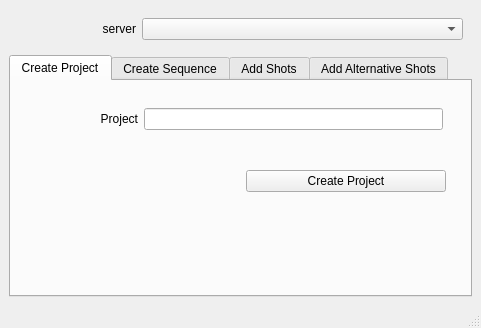
<?xml version="1.0" encoding="UTF-8"?>
<ui version="4.0">
 <class>MainWindow</class>
 <widget class="QMainWindow" name="MainWindow">
  <property name="windowModality">
   <enum>Qt::WindowModal</enum>
  </property>
  <property name="geometry">
   <rect>
    <x>0</x>
    <y>0</y>
    <width>481</width>
    <height>328</height>
   </rect>
  </property>
  <property name="sizePolicy">
   <sizepolicy hsizetype="Preferred" vsizetype="Preferred">
    <horstretch>1</horstretch>
    <verstretch>1</verstretch>
   </sizepolicy>
  </property>
  <property name="windowTitle">
   <string>Project Manager</string>
  </property>
  <widget class="QWidget" name="centralwidget">
   <property name="sizePolicy">
    <sizepolicy hsizetype="Preferred" vsizetype="Preferred">
     <horstretch>1</horstretch>
     <verstretch>1</verstretch>
    </sizepolicy>
   </property>
   <layout class="QVBoxLayout" name="verticalLayout_5">
    <item>
     <widget class="QWidget" name="horizontalWidget" native="true">
      <property name="sizePolicy">
       <sizepolicy hsizetype="Preferred" vsizetype="Preferred">
        <horstretch>1</horstretch>
        <verstretch>0</verstretch>
       </sizepolicy>
      </property>
      <layout class="QHBoxLayout" name="horizontalLayout_13" stretch="0,1">
       <item>
        <widget class="QLabel" name="servers_label">
         <property name="minimumSize">
          <size>
           <width>118</width>
           <height>0</height>
          </size>
         </property>
         <property name="text">
          <string>server</string>
         </property>
         <property name="alignment">
          <set>Qt::AlignRight|Qt::AlignTrailing|Qt::AlignVCenter</set>
         </property>
        </widget>
       </item>
       <item>
        <widget class="QComboBox" name="servers_comboBox">
         <property name="sizePolicy">
          <sizepolicy hsizetype="Preferred" vsizetype="Fixed">
           <horstretch>1</horstretch>
           <verstretch>0</verstretch>
          </sizepolicy>
         </property>
        </widget>
       </item>
      </layout>
     </widget>
    </item>
    <item>
     <widget class="QTabWidget" name="tabWidget">
      <property name="enabled">
       <bool>true</bool>
      </property>
      <property name="sizePolicy">
       <sizepolicy hsizetype="Preferred" vsizetype="Preferred">
        <horstretch>1</horstretch>
        <verstretch>1</verstretch>
       </sizepolicy>
      </property>
      <property name="currentIndex">
       <number>0</number>
      </property>
      <widget class="QWidget" name="createProjectTab">
       <property name="sizePolicy">
        <sizepolicy hsizetype="Preferred" vsizetype="Preferred">
         <horstretch>1</horstretch>
         <verstretch>1</verstretch>
        </sizepolicy>
       </property>
       <attribute name="title">
        <string>Create Project</string>
       </attribute>
       <layout class="QHBoxLayout" name="horizontalLayout_2">
        <item>
         <widget class="QWidget" name="verticalWidget" native="true">
          <property name="sizePolicy">
           <sizepolicy hsizetype="Preferred" vsizetype="Preferred">
            <horstretch>1</horstretch>
            <verstretch>1</verstretch>
           </sizepolicy>
          </property>
          <property name="minimumSize">
           <size>
            <width>50</width>
            <height>0</height>
           </size>
          </property>
          <layout class="QVBoxLayout" name="verticalLayout" stretch="0,0,1">
           <property name="margin">
            <number>6</number>
           </property>
           <item>
            <widget class="QWidget" name="horizontalWidget" native="true">
             <layout class="QHBoxLayout" name="horizontalLayout">
              <property name="margin">
               <number>6</number>
              </property>
              <item>
               <widget class="QWidget" name="gridWidget" native="true">
                <property name="sizePolicy">
                 <sizepolicy hsizetype="Preferred" vsizetype="Preferred">
                  <horstretch>1</horstretch>
                  <verstretch>1</verstretch>
                 </sizepolicy>
                </property>
                <property name="minimumSize">
                 <size>
                  <width>100</width>
                  <height>0</height>
                 </size>
                </property>
                <layout class="QGridLayout" name="gridLayout" columnminimumwidth="100,0">
                 <property name="margin">
                  <number>6</number>
                 </property>
                 <item row="0" column="0">
                  <widget class="QLabel" name="project_label1">
                   <property name="minimumSize">
                    <size>
                     <width>100</width>
                     <height>0</height>
                    </size>
                   </property>
                   <property name="text">
                    <string>Project</string>
                   </property>
                   <property name="alignment">
                    <set>Qt::AlignRight|Qt::AlignTrailing|Qt::AlignVCenter</set>
                   </property>
                  </widget>
                 </item>
                 <item row="0" column="1">
                  <widget class="QLineEdit" name="project_lineEdit1"/>
                 </item>
                </layout>
               </widget>
              </item>
             </layout>
            </widget>
           </item>
           <item>
            <widget class="QWidget" name="horizontalWidget" native="true">
             <property name="sizePolicy">
              <sizepolicy hsizetype="Preferred" vsizetype="Preferred">
               <horstretch>1</horstretch>
               <verstretch>1</verstretch>
              </sizepolicy>
             </property>
             <property name="minimumSize">
              <size>
               <width>0</width>
               <height>0</height>
              </size>
             </property>
             <layout class="QHBoxLayout" name="horizontalLayout_6" stretch="1,0">
              <item>
               <spacer name="horizontalSpacer">
                <property name="orientation">
                 <enum>Qt::Horizontal</enum>
                </property>
                <property name="sizeHint" stdset="0">
                 <size>
                  <width>40</width>
                  <height>20</height>
                 </size>
                </property>
               </spacer>
              </item>
              <item>
               <widget class="QPushButton" name="createProject_pushButton">
                <property name="minimumSize">
                 <size>
                  <width>200</width>
                  <height>0</height>
                 </size>
                </property>
                <property name="text">
                 <string>Create Project</string>
                </property>
               </widget>
              </item>
             </layout>
            </widget>
           </item>
           <item>
            <spacer name="verticalSpacer_2">
             <property name="orientation">
              <enum>Qt::Vertical</enum>
             </property>
             <property name="sizeHint" stdset="0">
              <size>
               <width>20</width>
               <height>40</height>
              </size>
             </property>
            </spacer>
           </item>
          </layout>
         </widget>
        </item>
       </layout>
      </widget>
      <widget class="QWidget" name="createSequenceTab">
       <property name="sizePolicy">
        <sizepolicy hsizetype="Preferred" vsizetype="Preferred">
         <horstretch>1</horstretch>
         <verstretch>1</verstretch>
        </sizepolicy>
       </property>
       <attribute name="title">
        <string>Create Sequence</string>
       </attribute>
       <layout class="QHBoxLayout" name="horizontalLayout_5">
        <item>
         <widget class="QWidget" name="verticalWidget_2" native="true">
          <property name="sizePolicy">
           <sizepolicy hsizetype="Preferred" vsizetype="Preferred">
            <horstretch>1</horstretch>
            <verstretch>1</verstretch>
           </sizepolicy>
          </property>
          <layout class="QVBoxLayout" name="verticalLayout_3" stretch="0,0,1">
           <item>
            <widget class="QWidget" name="horizontalWidget_2" native="true">
             <property name="sizePolicy">
              <sizepolicy hsizetype="Preferred" vsizetype="Preferred">
               <horstretch>1</horstretch>
               <verstretch>1</verstretch>
              </sizepolicy>
             </property>
             <layout class="QHBoxLayout" name="horizontalLayout_4">
              <item>
               <widget class="QWidget" name="gridWidget_2" native="true">
                <property name="sizePolicy">
                 <sizepolicy hsizetype="Preferred" vsizetype="Preferred">
                  <horstretch>1</horstretch>
                  <verstretch>1</verstretch>
                 </sizepolicy>
                </property>
                <layout class="QGridLayout" name="gridLayout_3" columnstretch="0,1" columnminimumwidth="100,0">
                 <item row="0" column="0">
                  <widget class="QLabel" name="project_label2">
                   <property name="text">
                    <string>Project</string>
                   </property>
                   <property name="alignment">
                    <set>Qt::AlignRight|Qt::AlignTrailing|Qt::AlignVCenter</set>
                   </property>
                  </widget>
                 </item>
                 <item row="0" column="1">
                  <widget class="QComboBox" name="project_comboBox2"/>
                 </item>
                 <item row="1" column="0">
                  <widget class="QLabel" name="sequence_label2">
                   <property name="text">
                    <string>Sequence</string>
                   </property>
                   <property name="alignment">
                    <set>Qt::AlignRight|Qt::AlignTrailing|Qt::AlignVCenter</set>
                   </property>
                  </widget>
                 </item>
                 <item row="1" column="1">
                  <widget class="QLineEdit" name="sequence_lineEdit2"/>
                 </item>
                 <item row="2" column="0">
                  <widget class="QLabel" name="shotRange_label2">
                   <property name="text">
                    <string>Shot Range</string>
                   </property>
                   <property name="alignment">
                    <set>Qt::AlignRight|Qt::AlignTrailing|Qt::AlignVCenter</set>
                   </property>
                  </widget>
                 </item>
                 <item row="2" column="1">
                  <widget class="QLineEdit" name="shotRange_lineEdit2"/>
                 </item>
                </layout>
               </widget>
              </item>
             </layout>
            </widget>
           </item>
           <item>
            <widget class="QWidget" name="horizontalWidget" native="true">
             <property name="sizePolicy">
              <sizepolicy hsizetype="Preferred" vsizetype="Preferred">
               <horstretch>1</horstretch>
               <verstretch>1</verstretch>
              </sizepolicy>
             </property>
             <layout class="QHBoxLayout" name="horizontalLayout_7" stretch="1,0">
              <item>
               <spacer name="horizontalSpacer_2">
                <property name="orientation">
                 <enum>Qt::Horizontal</enum>
                </property>
                <property name="sizeHint" stdset="0">
                 <size>
                  <width>40</width>
                  <height>20</height>
                 </size>
                </property>
               </spacer>
              </item>
              <item>
               <widget class="QPushButton" name="createSequence_pushButton">
                <property name="minimumSize">
                 <size>
                  <width>200</width>
                  <height>0</height>
                 </size>
                </property>
                <property name="text">
                 <string>Create Sequence</string>
                </property>
               </widget>
              </item>
             </layout>
            </widget>
           </item>
           <item>
            <spacer name="verticalSpacer_4">
             <property name="orientation">
              <enum>Qt::Vertical</enum>
             </property>
             <property name="sizeHint" stdset="0">
              <size>
               <width>20</width>
               <height>40</height>
              </size>
             </property>
            </spacer>
           </item>
          </layout>
         </widget>
        </item>
       </layout>
      </widget>
      <widget class="QWidget" name="addShotsTab">
       <property name="sizePolicy">
        <sizepolicy hsizetype="Preferred" vsizetype="Preferred">
         <horstretch>1</horstretch>
         <verstretch>1</verstretch>
        </sizepolicy>
       </property>
       <attribute name="title">
        <string>Add Shots</string>
       </attribute>
       <layout class="QHBoxLayout" name="horizontalLayout_3">
        <item>
         <widget class="QWidget" name="verticalWidget_3" native="true">
          <property name="sizePolicy">
           <sizepolicy hsizetype="Preferred" vsizetype="Preferred">
            <horstretch>1</horstretch>
            <verstretch>1</verstretch>
           </sizepolicy>
          </property>
          <layout class="QVBoxLayout" name="verticalLayout_4" stretch="0,0,1">
           <item>
            <widget class="QWidget" name="horizontalWidget_4" native="true">
             <property name="sizePolicy">
              <sizepolicy hsizetype="Preferred" vsizetype="Preferred">
               <horstretch>1</horstretch>
               <verstretch>1</verstretch>
              </sizepolicy>
             </property>
             <layout class="QHBoxLayout" name="horizontalLayout_8">
              <item>
               <widget class="QWidget" name="gridWidget_3" native="true">
                <property name="sizePolicy">
                 <sizepolicy hsizetype="Preferred" vsizetype="Preferred">
                  <horstretch>1</horstretch>
                  <verstretch>1</verstretch>
                 </sizepolicy>
                </property>
                <layout class="QGridLayout" name="gridLayout_4" columnstretch="0,1" columnminimumwidth="100,0">
                 <item row="0" column="0">
                  <widget class="QLabel" name="project_label3">
                   <property name="text">
                    <string>Project</string>
                   </property>
                   <property name="alignment">
                    <set>Qt::AlignRight|Qt::AlignTrailing|Qt::AlignVCenter</set>
                   </property>
                  </widget>
                 </item>
                 <item row="0" column="1">
                  <widget class="QComboBox" name="project_comboBox3"/>
                 </item>
                 <item row="1" column="0">
                  <widget class="QLabel" name="sequence_label3">
                   <property name="text">
                    <string>Sequence</string>
                   </property>
                   <property name="alignment">
                    <set>Qt::AlignRight|Qt::AlignTrailing|Qt::AlignVCenter</set>
                   </property>
                  </widget>
                 </item>
                 <item row="2" column="0">
                  <widget class="QLabel" name="shotRange_label3">
                   <property name="text">
                    <string>Shot Range</string>
                   </property>
                   <property name="alignment">
                    <set>Qt::AlignRight|Qt::AlignTrailing|Qt::AlignVCenter</set>
                   </property>
                  </widget>
                 </item>
                 <item row="2" column="1">
                  <widget class="QLineEdit" name="shotRange_lineEdit3"/>
                 </item>
                 <item row="1" column="1">
                  <widget class="QComboBox" name="sequence_comboBox3"/>
                 </item>
                </layout>
               </widget>
              </item>
             </layout>
            </widget>
           </item>
           <item>
            <widget class="QWidget" name="horizontalWidget_3" native="true">
             <property name="sizePolicy">
              <sizepolicy hsizetype="Preferred" vsizetype="Preferred">
               <horstretch>1</horstretch>
               <verstretch>1</verstretch>
              </sizepolicy>
             </property>
             <property name="minimumSize">
              <size>
               <width>0</width>
               <height>0</height>
              </size>
             </property>
             <layout class="QHBoxLayout" name="horizontalLayout_9" stretch="1,0">
              <item>
               <spacer name="horizontalSpacer_3">
                <property name="orientation">
                 <enum>Qt::Horizontal</enum>
                </property>
                <property name="sizeHint" stdset="0">
                 <size>
                  <width>40</width>
                  <height>20</height>
                 </size>
                </property>
               </spacer>
              </item>
              <item>
               <widget class="QPushButton" name="addShots_pushButton">
                <property name="minimumSize">
                 <size>
                  <width>200</width>
                  <height>0</height>
                 </size>
                </property>
                <property name="text">
                 <string>Add Shots</string>
                </property>
               </widget>
              </item>
             </layout>
            </widget>
           </item>
           <item>
            <spacer name="verticalSpacer_5">
             <property name="orientation">
              <enum>Qt::Vertical</enum>
             </property>
             <property name="sizeHint" stdset="0">
              <size>
               <width>20</width>
               <height>40</height>
              </size>
             </property>
            </spacer>
           </item>
          </layout>
         </widget>
        </item>
       </layout>
      </widget>
      <widget class="QWidget" name="addAlternativeShotsTab">
       <property name="enabled">
        <bool>false</bool>
       </property>
       <property name="sizePolicy">
        <sizepolicy hsizetype="Preferred" vsizetype="Preferred">
         <horstretch>1</horstretch>
         <verstretch>1</verstretch>
        </sizepolicy>
       </property>
       <attribute name="title">
        <string>Add Alternative Shots</string>
       </attribute>
       <layout class="QHBoxLayout" name="horizontalLayout_12">
        <item>
         <widget class="QWidget" name="verticalWidget_4" native="true">
          <property name="sizePolicy">
           <sizepolicy hsizetype="Preferred" vsizetype="Preferred">
            <horstretch>1</horstretch>
            <verstretch>1</verstretch>
           </sizepolicy>
          </property>
          <layout class="QVBoxLayout" name="verticalLayout_6" stretch="0,0,1">
           <item>
            <widget class="QWidget" name="horizontalWidget_6" native="true">
             <property name="sizePolicy">
              <sizepolicy hsizetype="Preferred" vsizetype="Preferred">
               <horstretch>1</horstretch>
               <verstretch>1</verstretch>
              </sizepolicy>
             </property>
             <layout class="QHBoxLayout" name="horizontalLayout_10">
              <item>
               <widget class="QWidget" name="gridWidget_4" native="true">
                <property name="sizePolicy">
                 <sizepolicy hsizetype="Preferred" vsizetype="Preferred">
                  <horstretch>1</horstretch>
                  <verstretch>1</verstretch>
                 </sizepolicy>
                </property>
                <layout class="QGridLayout" name="gridLayout_5" columnstretch="0,1" columnminimumwidth="100,0">
                 <item row="0" column="0">
                  <widget class="QLabel" name="project_label4">
                   <property name="text">
                    <string>Project</string>
                   </property>
                   <property name="alignment">
                    <set>Qt::AlignRight|Qt::AlignTrailing|Qt::AlignVCenter</set>
                   </property>
                  </widget>
                 </item>
                 <item row="0" column="1">
                  <widget class="QComboBox" name="project_comboBox4"/>
                 </item>
                 <item row="1" column="0">
                  <widget class="QLabel" name="sequence_label4">
                   <property name="text">
                    <string>Sequence</string>
                   </property>
                   <property name="alignment">
                    <set>Qt::AlignRight|Qt::AlignTrailing|Qt::AlignVCenter</set>
                   </property>
                  </widget>
                 </item>
                 <item row="2" column="0">
                  <widget class="QLabel" name="shotNumber_label4">
                   <property name="text">
                    <string>Shot Number</string>
                   </property>
                   <property name="alignment">
                    <set>Qt::AlignRight|Qt::AlignTrailing|Qt::AlignVCenter</set>
                   </property>
                  </widget>
                 </item>
                 <item row="1" column="1">
                  <widget class="QComboBox" name="sequence_comboBox4"/>
                 </item>
                 <item row="2" column="1">
                  <widget class="QComboBox" name="shotNumber_comboBox4"/>
                 </item>
                </layout>
               </widget>
              </item>
             </layout>
            </widget>
           </item>
           <item>
            <widget class="QWidget" name="horizontalWidget_5" native="true">
             <property name="minimumSize">
              <size>
               <width>0</width>
               <height>50</height>
              </size>
             </property>
             <layout class="QHBoxLayout" name="horizontalLayout_11" stretch="1,0">
              <item>
               <spacer name="horizontalSpacer_4">
                <property name="orientation">
                 <enum>Qt::Horizontal</enum>
                </property>
                <property name="sizeHint" stdset="0">
                 <size>
                  <width>40</width>
                  <height>20</height>
                 </size>
                </property>
               </spacer>
              </item>
              <item>
               <widget class="QPushButton" name="addAlternativeShot_pushButton">
                <property name="minimumSize">
                 <size>
                  <width>200</width>
                  <height>0</height>
                 </size>
                </property>
                <property name="text">
                 <string>Add Alternative Shot</string>
                </property>
               </widget>
              </item>
             </layout>
            </widget>
           </item>
           <item>
            <spacer name="verticalSpacer_6">
             <property name="orientation">
              <enum>Qt::Vertical</enum>
             </property>
             <property name="sizeHint" stdset="0">
              <size>
               <width>20</width>
               <height>40</height>
              </size>
             </property>
            </spacer>
           </item>
          </layout>
         </widget>
        </item>
       </layout>
      </widget>
     </widget>
    </item>
   </layout>
  </widget>
  <widget class="QMenuBar" name="menubar">
   <property name="geometry">
    <rect>
     <x>0</x>
     <y>0</y>
     <width>481</width>
     <height>23</height>
    </rect>
   </property>
  </widget>
  <widget class="QStatusBar" name="statusbar"/>
 </widget>
 <tabstops>
  <tabstop>servers_comboBox</tabstop>
  <tabstop>tabWidget</tabstop>
  <tabstop>project_lineEdit1</tabstop>
  <tabstop>createProject_pushButton</tabstop>
  <tabstop>project_comboBox2</tabstop>
  <tabstop>sequence_lineEdit2</tabstop>
  <tabstop>shotRange_lineEdit2</tabstop>
  <tabstop>createSequence_pushButton</tabstop>
  <tabstop>project_comboBox3</tabstop>
  <tabstop>sequence_comboBox3</tabstop>
  <tabstop>shotRange_lineEdit3</tabstop>
  <tabstop>addShots_pushButton</tabstop>
  <tabstop>project_comboBox4</tabstop>
  <tabstop>sequence_comboBox4</tabstop>
  <tabstop>shotNumber_comboBox4</tabstop>
  <tabstop>addAlternativeShot_pushButton</tabstop>
 </tabstops>
 <resources/>
 <connections/>
</ui>
